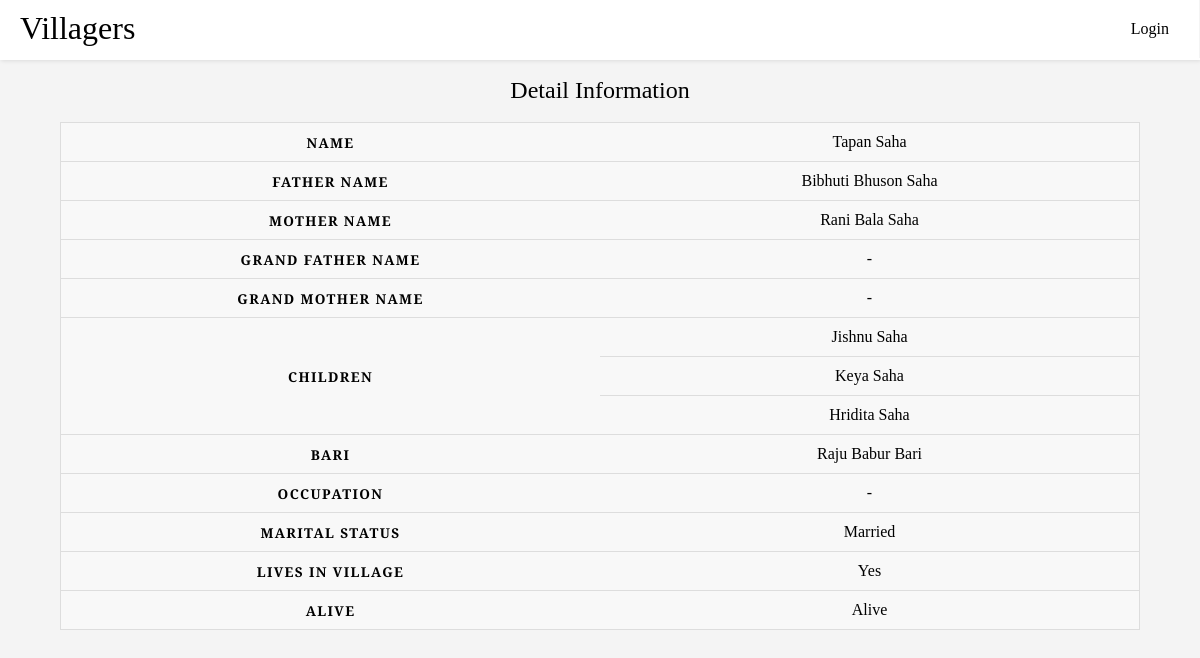
Page /4/ on the committed database.
### villagers/models.py (models this page shows)
class Villager(models.Model):
    name = models.CharField(max_length=50, blank=False, null=False, help_text='নাম')
    sex_option = (
        (None, ''),
        ('Male', 'Male'),
        ('Female', 'Female'),
    )
    sex = models.CharField(
        max_length=10,
        choices=sex_option,
        blank=False,
        default='',
        help_text='লিঙ্গ',
    )
    bari = models.ForeignKey('Bari', on_delete=models.SET_DEFAULT, default=None, help_text='বাড়ির নাম')
    father = models.ForeignKey('self', on_delete=models.SET_DEFAULT, default=None, blank=True, null=True,
                               related_name='father_name')
    mother = models.ForeignKey('self', on_delete=models.SET_DEFAULT, default=None, blank=True, null=True,
                               related_name="mother_name")
    grand_father = models.ForeignKey('self', on_delete=models.SET_DEFAULT, default=None, blank=True, null=True,
                                     related_name='grand_father_name')
    grand_mother = models.ForeignKey('self', on_delete=models.SET_DEFAULT, default=None, blank=True, null=True,
                                     related_name="grand_mother_name")
    highest_education = models.CharField(max_length=200, blank=True, null=True)
    highest_education_institute = models.CharField(max_length=100, blank=True, null=True)
    occupation = models.CharField(max_length=100, blank=True, null=True, help_text='পেশা')
    marital_status_option = (
        (None, ''),
        ('Married', 'Married'),
        ('Unmarried', 'Unmarried'),
    )
    marital_status = models.CharField(
        max_length=10,
        choices=marital_status_option,
        blank=False,
        default='',
        help_text='বৈবাহিক অবস্থা',
    )
    spouse = models.ForeignKey('self', on_delete=models.SET_DEFAULT, default=None, blank=True, null=True, help_text='স্বামী/স্ত্রী')
    lives_in_villager_option = (
        (None, ''),
        ('Yes', 'Yes'),
        ('No', 'No'),
    )
    lives_in_village = models.CharField(
        max_length=10,
        choices=lives_in_villager_option,
        blank=False,
        default='',
        help_text='বর্তমানে গ্রামে থাকেন?',
    )
    alive_option = (
        (None, ''),
        ('Alive', 'Alive'),
        ('Dead', 'Dead'),
    )
    alive = models.CharField(
        max_length=10,
        choices=alive_option,
        blank=False,
        default='',
        help_text='জীবিত আছেন?',
    )
    def __str__(self):
        return self.name
    def get_absolute_url(self):
        return reverse('villager-details', args=[str(self.id)])

class Bari(models.Model):
    name = models.CharField(max_length=50, null=False, unique=True)
    def __str__(self):
        return self.name

### villagers/views.py (the view)
# urls.py: path('<int:pk>/', detail, name='villager-details'),
def detail(request, pk):
    villager = get_object_or_404(Villager, pk=pk)
    if villager.sex == 'Male':
        children = Villager.objects.filter(father=villager)
    else:
        children = Villager.objects.filter(mother=villager)
    context = {
        'villager': villager,
        'children': children,
    }
    return render(request, 'villagers/villager_details.html', context=context)

### villagers/templates/villagers/villager_details.html (shortened to what this page needs)
{% extends 'base_generic.html' %}
{% load static %}
{% block content %}
    <link href="{% static 'villagers/css/villager_details.css' %}" rel="stylesheet">
    <table>
        <caption >Detail Information</caption>
        <tbody>
            <tr>
                <th>name</th>
                <td data-label="NAME">
                    <a href="{{ villager.get_absolute_url }}" >{{ villager.name }} </a>
                </td>
            </tr>
            <tr>
                <th>Father name</th>
                <td data-label="FATHER name">
                    {% if villager.father %}
                        <a href="{{ villager.father.get_absolute_url }}" >{{ villager.father }}</a>
                    {% else %}
                        -
                    {% endif %}
                </td>
            </tr>
            <tr>
                <th>mother name</th>
                <td data-label="FATHER name">
                    {% if villager.mother %}
                        <a href="{{ villager.mother.get_absolute_url }}" >{{ villager.mother }}</a>
                    {% else %}
                        -
                    {% endif %}
                </td>
            </tr>
            <tr>
                <th>grand Father name</th>
                <td data-label="grand FATHER name">
                    {% if villager.grand_father %}
                        <a href="{{ villager.grand_father.get_absolute_url }}" >{{ villager.grand_father }}</a>
                    {% else %}
                        -
                    {% endif %}
                </td>
            </tr>
            <tr>
                <th>grand mother name</th>
                <td data-label="grand FATHER name">
                    {% if villager.grand_mother %}
                        <a href="{{ villager.grand_mother.get_absolute_url }}" >{{ villager.grand_mother }}</a>
                    {% else %}
                        -
                    {% endif %}
                </td>
            </tr>
            {% if children %}
                {% for child in children %}
                    {% if forloop.first %}
                        <tr>
                            <th rowspan="{{ children | length }}">Children</th>
                            <td data-label="Children">
                                <a href="{{ child.get_absolute_url }}">{{ child.name }}</a>
                            </td>
                        </tr>
                    {% else %}
                        <tr>
                            <td data-label="Children">
                                <a href="{{ child.get_absolute_url }}">{{ child.name }}</a>
                            </td>
                        </tr>
                    {% endif %}
                {% endfor %}
            {% endif %}
            <tr>
                <th>bari</th>
                <td data-label="bari">
                    {% if villager.bari %}
                       {{ villager.bari }}
                    {% else %}
                        -
                    {% endif %}
                </td>
            </tr>
            <tr>
                <th>occupation</th>
                <td data-label="occupation">
                    {% if villager.occupation %}
                       {{ villager.occupation }}
                    {% else %}
                        -
                    {% endif %}
                </td>
            </tr>
            <tr>
                <th>marital status</th>
                <td data-label="marital_status">
                    {{ villager.marital_status }}
                </td>
            </tr>
            <tr>
                <th>Lives in Village</th>
                <td data-level="lives in village">
                    {{ villager.lives_in_village }}
                </td>
            </tr>
            <tr>
                <th>Alive</th>
                <td data-level="Alive">
                     {{ villager.alive }}
                </td>
            </tr>
        </tbody>
    </table>
{% endblock %}

### villagers/static/villagers/css/header.css (style rules this page uses)
body { margin: 0; font-family: 'Droid Serif', serif; background-color: #f4f4f4; }
a { color: #000; }

### villagers/static/villagers/css/villager_details.css (style rules this page uses)
table { border: 1px solid #ccc; border-collapse: collapse; width: 90%; alignment: center; margin-left:auto; margin-right:auto; table-layout: fixed; }
table caption { font-size: 1.5em; margin: .5em 0 .75em; }
table tr { background-color: #f8f8f8; border: 1px solid #ddd; padding: .35em; }
table td { text-transform: capitalize; }
table th, table td { padding: .625em; text-align: center; }
table td a { text-decoration: none; }
table th { font-size: .85em; letter-spacing: .1em; text-transform: uppercase; }

### rows in the picture
Villager: name "Tapan Saha", father "Bibhuti Bhuson Saha", mother "Rani Bala Saha", bari "Raju Babur Bari", marital_status "Married", lives_in_village "Yes", alive "Alive"
Villager: name "Jishnu Saha"
Villager: name "Keya Saha"
Villager: name "Hridita Saha"
